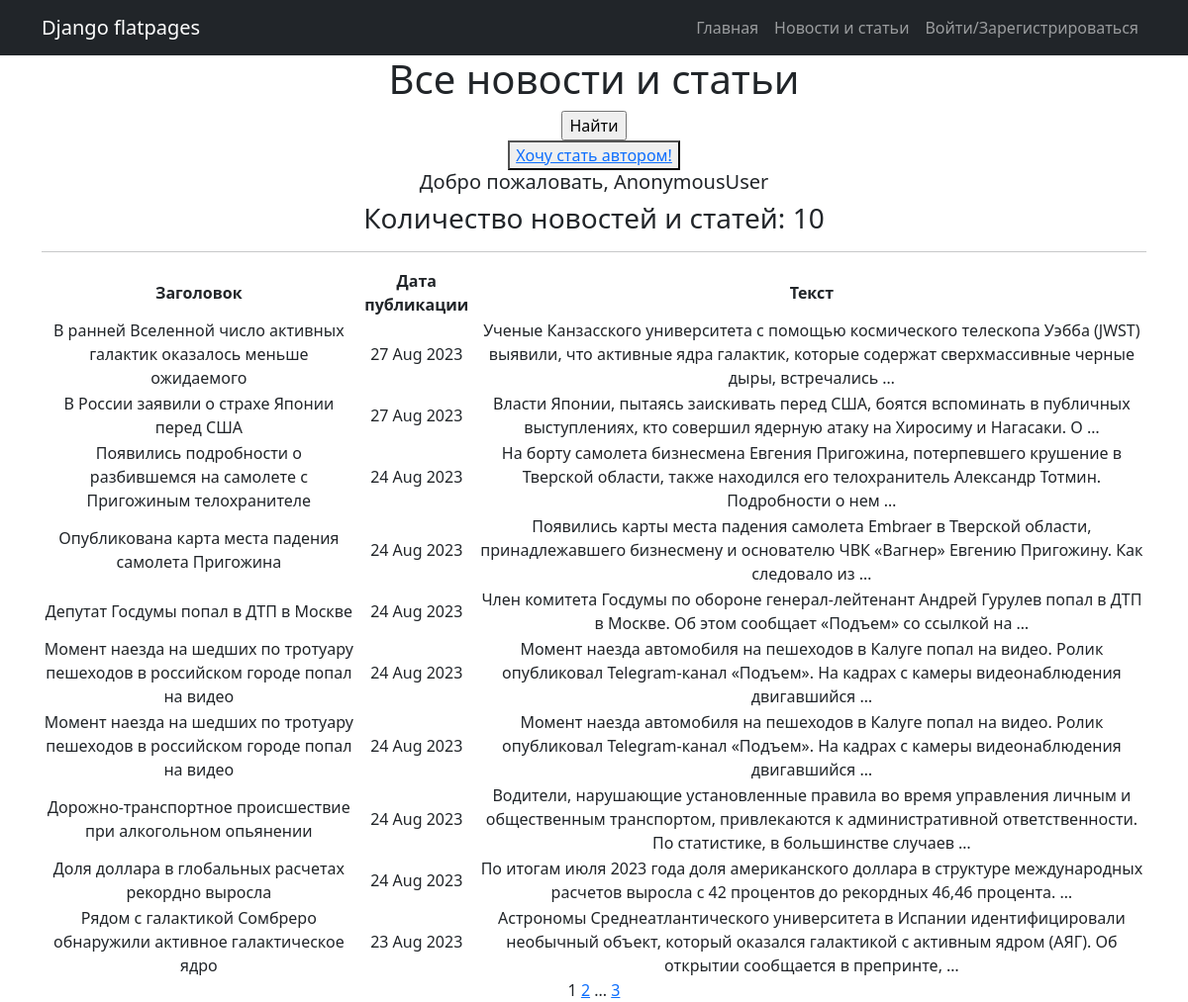
/posts/, run on the app's committed database.
### news/models.py (models this page shows, shortened)
class Post(models.Model):
    news = 'NW'
    article = 'AR'
    CHAPTER = [
        (news, 'Новость'),
        (article, 'Статья')
    ]
    post_type = models.CharField(max_length=2, choices=CHAPTER, default=news)
    post_time = models.DateTimeField(auto_now_add=True)
    headline = models.CharField(max_length=255)
    article_text = models.TextField()
    rating = models.IntegerField(default=0)
    post_author = models.ForeignKey(Author, on_delete=models.CASCADE)
    post_category = models.ManyToManyField(Category, through='PostCategory')

### news/views.py (the view)
# urls.py: path('', cache_page(60)(PostList.as_view()), name='post_list'),
class PostList(ListView):
    model = Post
    ordering = '-post_time'
    template_name = 'posts.html'
    context_object_name = 'posts'
    paginate_by = 10
    def get_context_data(self, **kwargs):
        context = super().get_context_data(**kwargs)
        context['is_not_author'] = not self.request.user.groups.filter(name='authors').exists()
        return context

### news/templatetags/custom_filters.py (called while the page is built)
@register.filter()
def censor(value):
    if not isinstance(value, str):
        raise TypeError()
    for word in bad_words:
        value = value.replace(word, word[0] + '*' * (len(word) - 1))
    return value

### news/templatetags/custom_tags.py (called while the page is built)
@register.simple_tag(takes_context=True)
def url_replace(context, **kwargs):
    d = context['request'].GET.copy()
    for k, v in kwargs.items():
        d[k] = v
    return d.urlencode()

### templates/posts.html (shortened to what this page needs)
{% extends 'flatpages/default.html' %}
{% load custom_filters %}
{% load custom_tags %}
{% block content %}
    <h1>Все новости и статьи</h1>
    <form action="" method="get">
        <input type="submit" value="Найти" />
    </form>
    {% if is_not_author %}
    <button> <a href="upgrade/"> Хочу стать автором! </a> </button>
    {% endif %}
    <h5>Добро пожаловать, {{ request.user }}</h5>
    <h3> Количество новостей и статей: {{ posts|length }}</h3>
    <hr>
    {% if posts %}
        <table>
            <tr>
                <td><b>Заголовок</b></td>
                <td><b>Дата публикации</b></td>
                <td><b>Текст</b></td>
            </tr>
            {% for post in posts %}
            <tr>
                <td>{{ post.headline|censor }}</td>
                <td>{{ post.post_time|date:'d M Y' }}</td>
                <td>{{ post.article_text|truncatewords:20|censor }}</td>
            </tr>
            {% endfor %}
        </table>
    {% else %}
        <h2>Новостей нет!</h2>
    {% endif %}
    {{ page_obj.number }}
    {% if page_obj.has_next %}
        <a href="?{% url_replace page=page_obj.next_page_number %}">{{ page_obj.next_page_number }}</a>
        {% if paginator.num_pages != page_obj.next_page_number %}
            ...
            <a href="?{% url_replace page=page_obj.paginator.num_pages %}">{{ page_obj.paginator.num_pages }}</a>
        {% endif %}
    {% endif %}
{% endblock content %}

### data on the page
Post: headline|censor "В ранней Вселенной число активных галактик оказалось меньше ожидаемого", post_time "27 Aug 2023", article_text|censor "Ученые Канзасского университета с помощью космического телескопа Уэбба (JWST) выявили, что активные ядра галактик, которые содержат сверхмассивные черные дыры, встречались …"
Post: headline|censor "В России заявили о страхе Японии перед США", post_time "27 Aug 2023", article_text|censor "Власти Японии, пытаясь заискивать перед США, боятся вспоминать в публичных выступлениях, кто совершил ядерную атаку на Хиросиму и Нагасаки. О …"
Post: headline|censor "Появились подробности о разбившемся на самолете с Пригожиным телохранителе", post_time "24 Aug 2023", article_text|censor "На борту самолета бизнесмена Евгения Пригожина, потерпевшего крушение в Тверской области, также находился его телохранитель Александр Тотмин. Подробности о нем …"
Post: headline|censor "Опубликована карта места падения самолета Пригожина", post_time "24 Aug 2023", article_text|censor "Появились карты места падения самолета Embraer в Тверской области, принадлежавшего бизнесмену и основателю ЧВК «Вагнер» Евгению Пригожину. Как следовало из …"
Post: headline|censor "Депутат Госдумы попал в ДТП в Москве", post_time "24 Aug 2023", article_text|censor "Член комитета Госдумы по обороне генерал-лейтенант Андрей Гурулев попал в ДТП в Москве. Об этом сообщает «Подъем» со ссылкой на …"
Post: headline|censor "Момент наезда на шедших по тротуару пешеходов в российском городе попал на видео", post_time "24 Aug 2023", article_text|censor "Момент наезда автомобиля на пешеходов в Калуге попал на видео. Ролик опубликовал Telegram-канал «Подъем». На кадрах с камеры видеонаблюдения двигавшийся …"
Post: headline|censor "Момент наезда на шедших по тротуару пешеходов в российском городе попал на видео", post_time "24 Aug 2023", article_text|censor "Момент наезда автомобиля на пешеходов в Калуге попал на видео. Ролик опубликовал Telegram-канал «Подъем». На кадрах с камеры видеонаблюдения двигавшийся …"
Post: headline|censor "Дорожно-транспортное происшествие при алкогольном опьянении", post_time "24 Aug 2023", article_text|censor "Водители, нарушающие установленные правила во время управления личным и общественным транспортом, привлекаются к административной ответственности. По статистике, в большинстве случаев …"
Post: headline|censor "Доля доллара в глобальных расчетах рекордно выросла", post_time "24 Aug 2023", article_text|censor "По итогам июля 2023 года доля американского доллара в структуре международных расчетов выросла с 42 процентов до рекордных 46,46 процента. …"
Post: headline|censor "Рядом с галактикой Сомбреро обнаружили активное галактическое ядро", post_time "23 Aug 2023", article_text|censor "Астрономы Среднеатлантического университета в Испании идентифицировали необычный объект, который оказался галактикой с активным ядром (АЯГ). Об открытии сообщается в препринте, …"

### other printed values
{{ request.user }} "AnonymousUser"
{{ posts|length }} "10"
{{ page_obj.number }} "1"
{{ page_obj.next_page_number }} "2"
{{ page_obj.paginator.num_pages }} "3"
